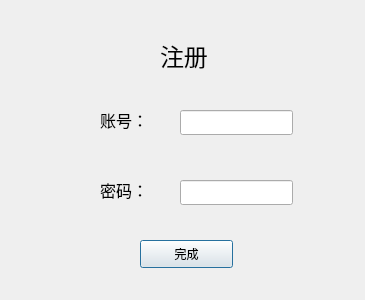
<?xml version="1.0" encoding="UTF-8"?>
<ui version="4.0">
 <class>register_page</class>
 <widget class="QDialog" name="register_page">
  <property name="geometry">
   <rect>
    <x>0</x>
    <y>0</y>
    <width>365</width>
    <height>300</height>
   </rect>
  </property>
  <property name="windowTitle">
   <string>Dialog</string>
  </property>
  <widget class="QLabel" name="label_3">
   <property name="geometry">
    <rect>
     <x>100</x>
     <y>180</y>
     <width>69</width>
     <height>19</height>
    </rect>
   </property>
   <property name="font">
    <font>
     <pointsize>12</pointsize>
    </font>
   </property>
   <property name="text">
    <string>密码：</string>
   </property>
  </widget>
  <widget class="QLabel" name="label">
   <property name="geometry">
    <rect>
     <x>160</x>
     <y>30</y>
     <width>91</width>
     <height>51</height>
    </rect>
   </property>
   <property name="font">
    <font>
     <pointsize>18</pointsize>
    </font>
   </property>
   <property name="text">
    <string>注册</string>
   </property>
  </widget>
  <widget class="QPushButton" name="finish_button">
   <property name="geometry">
    <rect>
     <x>140</x>
     <y>240</y>
     <width>93</width>
     <height>28</height>
    </rect>
   </property>
   <property name="text">
    <string>完成</string>
   </property>
  </widget>
  <widget class="QLineEdit" name="password_edit">
   <property name="geometry">
    <rect>
     <x>180</x>
     <y>180</y>
     <width>113</width>
     <height>25</height>
    </rect>
   </property>
   <property name="text">
    <string/>
   </property>
  </widget>
  <widget class="QLineEdit" name="account_edit">
   <property name="geometry">
    <rect>
     <x>180</x>
     <y>110</y>
     <width>113</width>
     <height>25</height>
    </rect>
   </property>
   <property name="text">
    <string/>
   </property>
  </widget>
  <widget class="QLabel" name="label_2">
   <property name="geometry">
    <rect>
     <x>100</x>
     <y>110</y>
     <width>69</width>
     <height>19</height>
    </rect>
   </property>
   <property name="font">
    <font>
     <pointsize>12</pointsize>
    </font>
   </property>
   <property name="text">
    <string>账号：</string>
   </property>
  </widget>
 </widget>
 <resources/>
 <connections/>
</ui>
